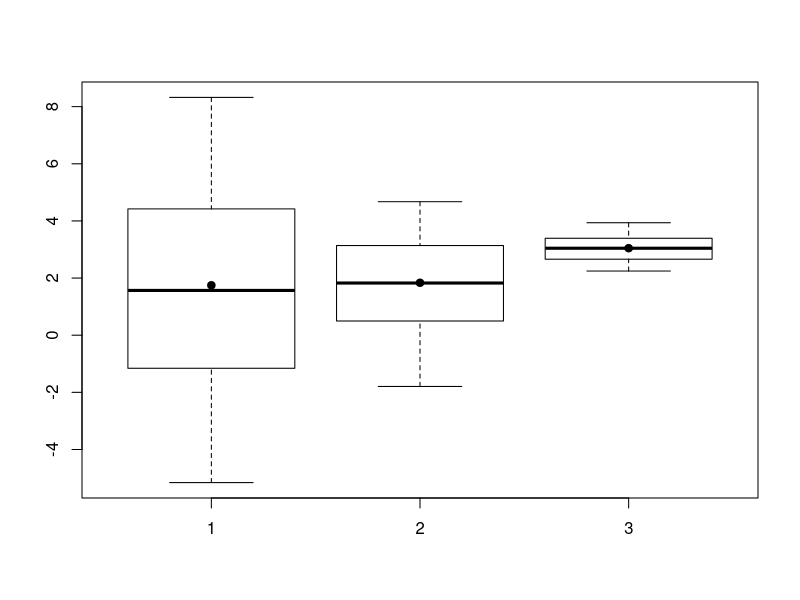
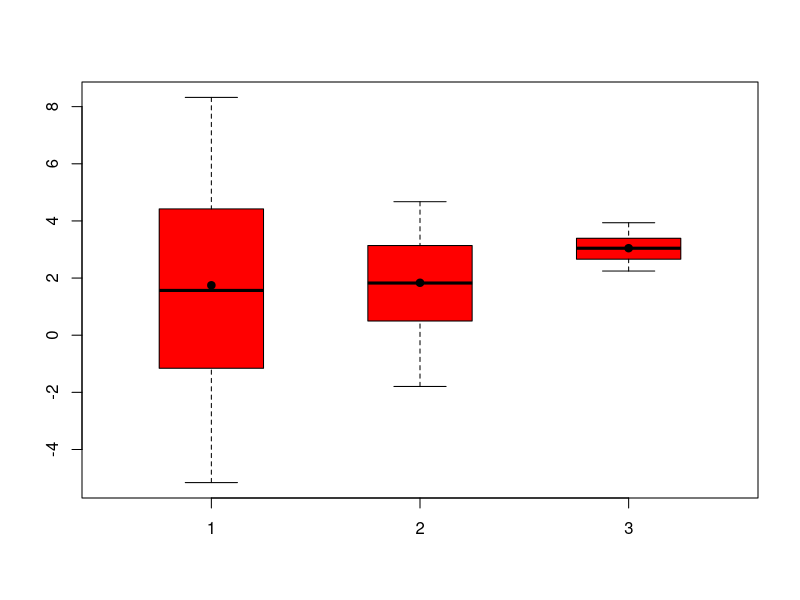
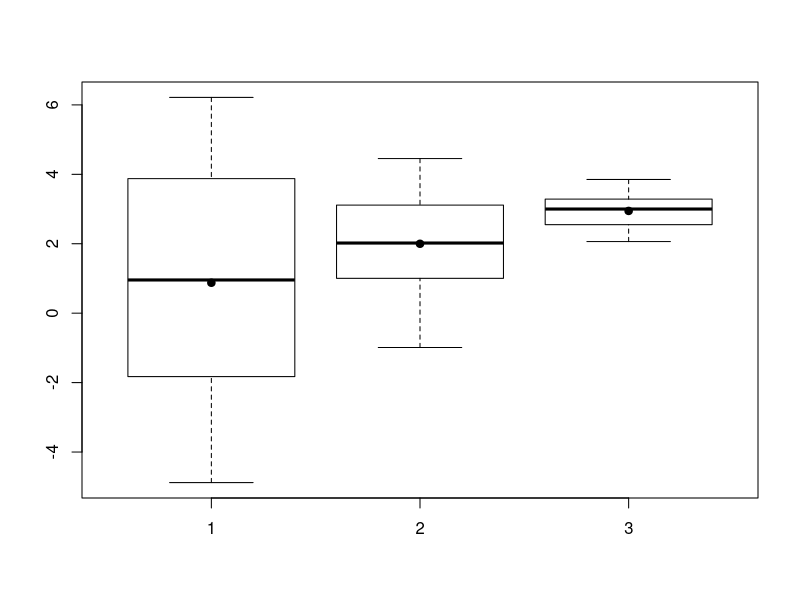
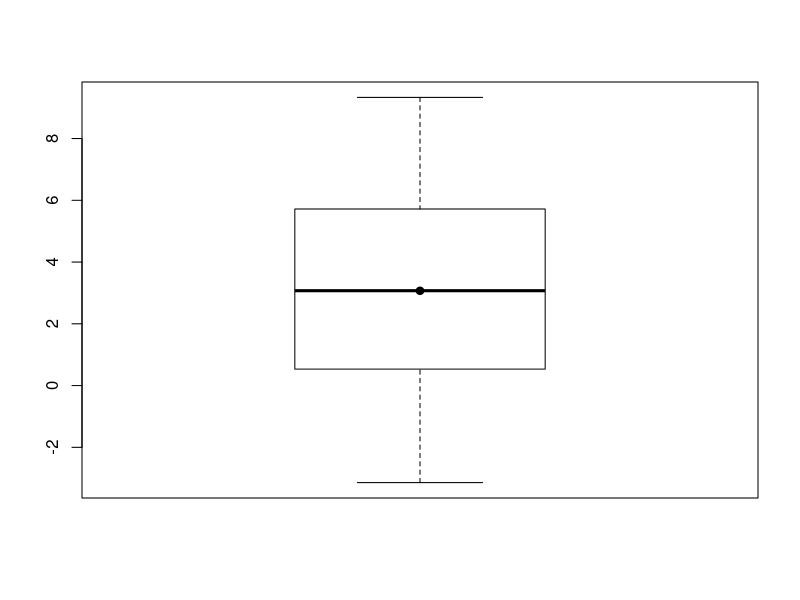

Source code (R) for these figures, in order:
## improved boxplot

boxplot.quant <- function(x, quants=c(0.05, 0.25, 0.5, 0.75, 0.95), plotMean=TRUE, na.rm=TRUE, ...)
{
  #x <- cbind(rnorm(100, 1, 4), rnorm(100, 2, 2), rnorm(100, 3, 0.5))
  #quants <- c(0.05, 0.25, 0.5, 0.75, 0.95)
  #na.rm <- TRUE
  
  stopifnot(all(quants <= 1.0))
  quants <- sort(quants)
  bp <- boxplot(x, plot=FALSE, range=0)
  
  if (is.data.frame(x) || is.matrix(x))
  {
    bp$stats <- apply(x, 2, quantile, probs=quants, na.rm=na.rm)
    means <- apply(x, 2, mean, na.rm=na.rm)
  } else if (is.list(x))
  {
    bp$stats <- sapply(x, quantile, probs=quants, na.rm=na.rm, USE.NAMES=FALSE)
    means <- sapply(x, mean, na.rm=na.rm, USE.NAMES=FALSE)
  } else if (is.numeric(x))
  {
    bp$stats <- matrix(quantile(x, probs=quants, na.rm=na.rm), ncol=1)
    means <- mean(x, na.rm=na.rm)
  } else
  {
    stop("x is not recognized")
  }
  
  bxp(bp, ...)

  if (plotMean)
  {
    points(1:length(means), means,pch=19, col="black")
  }
  
  return(list(quants=bp$stats, means=means))
}


x <- cbind(rnorm(100, 1, 4), rnorm(100, 2, 2), rnorm(100, 3, 0.5))
y <- list(rnorm(100, 1, 4), rnorm(100, 2, 2), rnorm(100, 3, 0.5))
z <- rnorm(1000, 3, 4)

boxplot.quant(x)
boxplot.quant(x, boxfill="red", boxwex=0.5)
boxplot.quant(y)
boxplot.quant(z)

  